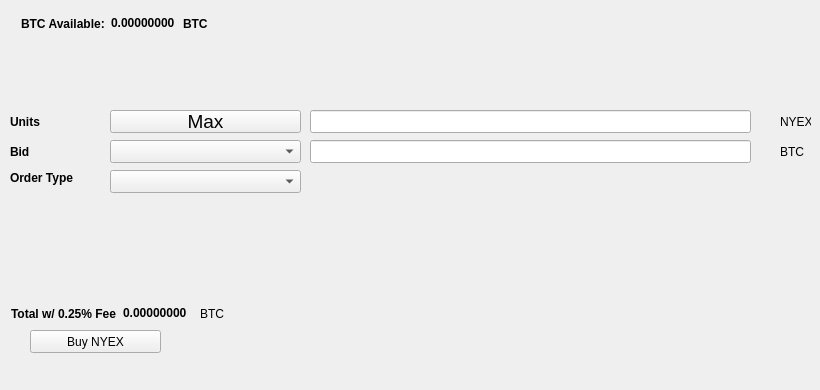
   <widget class="QWidget" name="BuyTab">
    <attribute name="title">
     <string>Buy</string>
    </attribute>
    <widget class="QPushButton" name="BuyNYE">
     <property name="geometry">
      <rect>
       <x>30</x>
       <y>330</y>
       <width>131</width>
       <height>23</height>
      </rect>
     </property>
     <property name="text">
      <string>Buy NYEX</string>
     </property>
     <property name="icon">
      <iconset resource="../nyerium.qrc">
       <normaloff>:/icons/bitcoin</normaloff>:/icons/bitcoin</iconset>
     </property>
    </widget>
    <widget class="QLabel" name="label_3">
     <property name="geometry">
      <rect>
       <x>10</x>
       <y>110</y>
       <width>46</width>
       <height>23</height>
      </rect>
     </property>
     <property name="font">
      <font>
       <weight>75</weight>
       <bold>true</bold>
      </font>
     </property>
     <property name="text">
      <string>Units</string>
     </property>
    </widget>
    <widget class="QLineEdit" name="UnitsInput">
     <property name="geometry">
      <rect>
       <x>310</x>
       <y>110</y>
       <width>441</width>
       <height>23</height>
      </rect>
     </property>
     <property name="font">
      <font>
       <pointsize>14</pointsize>
       <weight>75</weight>
       <bold>true</bold>
      </font>
     </property>
    </widget>
    <widget class="QLineEdit" name="BuyBidPriceEdit">
     <property name="geometry">
      <rect>
       <x>310</x>
       <y>140</y>
       <width>441</width>
       <height>23</height>
      </rect>
     </property>
     <property name="font">
      <font>
       <pointsize>14</pointsize>
       <weight>75</weight>
       <bold>true</bold>
      </font>
     </property>
    </widget>
    <widget class="QLabel" name="label_4">
     <property name="geometry">
      <rect>
       <x>780</x>
       <y>110</y>
       <width>31</width>
       <height>23</height>
      </rect>
     </property>
     <property name="text">
      <string>NYEX</string>
     </property>
    </widget>
    <widget class="QLabel" name="label_5">
     <property name="geometry">
      <rect>
       <x>780</x>
       <y>140</y>
       <width>31</width>
       <height>23</height>
      </rect>
     </property>
     <property name="text">
      <string>BTC</string>
     </property>
    </widget>
    <widget class="QLabel" name="label_6">
     <property name="geometry">
      <rect>
       <x>10</x>
       <y>140</y>
       <width>46</width>
       <height>23</height>
      </rect>
     </property>
     <property name="font">
      <font>
       <weight>75</weight>
       <bold>true</bold>
      </font>
     </property>
     <property name="text">
      <string>Bid</string>
     </property>
    </widget>
    <widget class="QLabel" name="label_7">
     <property name="geometry">
      <rect>
       <x>10</x>
       <y>170</y>
       <width>91</width>
       <height>16</height>
      </rect>
     </property>
     <property name="font">
      <font>
       <weight>75</weight>
       <bold>true</bold>
      </font>
     </property>
     <property name="text">
      <string>Order Type</string>
     </property>
    </widget>
    <widget class="QPushButton" name="Buy_Max_Amount">
     <property name="geometry">
      <rect>
       <x>110</x>
       <y>110</y>
       <width>191</width>
       <height>23</height>
      </rect>
     </property>
     <property name="font">
      <font>
       <pointsize>14</pointsize>
      </font>
     </property>
     <property name="text">
      <string>Max</string>
     </property>
    </widget>
    <widget class="QComboBox" name="BuyBidcomboBox">
     <property name="geometry">
      <rect>
       <x>110</x>
       <y>140</y>
       <width>191</width>
       <height>23</height>
      </rect>
     </property>
     <property name="font">
      <font>
       <pointsize>14</pointsize>
      </font>
     </property>
    </widget>
    <widget class="QComboBox" name="buyOrdertypeCombo">
     <property name="geometry">
      <rect>
       <x>110</x>
       <y>170</y>
       <width>191</width>
       <height>23</height>
      </rect>
     </property>
     <property name="font">
      <font>
       <pointsize>14</pointsize>
      </font>
     </property>
    </widget>
    <widget class="QWidget" name="layoutWidget1">
     <property name="geometry">
      <rect>
       <x>21</x>
       <y>11</y>
       <width>227</width>
       <height>25</height>
      </rect>
     </property>
     <layout class="QHBoxLayout" name="horizontalLayout_3">
      <item>
       <widget class="QLabel" name="label232">
        <property name="font">
         <font>
          <weight>75</weight>
          <bold>true</bold>
         </font>
        </property>
        <property name="text">
         <string>BTC Available:</string>
        </property>
       </widget>
      </item>
      <item>
       <widget class="QLabel" name="BtcAvailableLbl">
        <property name="palette">
         <palette>
          <active>
           <colorrole role="WindowText">
            <brush brushstyle="SolidPattern">
             <color alpha="255">
              <red>0</red>
              <green>0</green>
              <blue>0</blue>
             </color>
            </brush>
           </colorrole>
           <colorrole role="Button">
            <brush brushstyle="SolidPattern">
             <color alpha="255">
              <red>0</red>
              <green>170</green>
              <blue>0</blue>
             </color>
            </brush>
           </colorrole>
           <colorrole role="Light">
            <brush brushstyle="SolidPattern">
             <color alpha="255">
              <red>0</red>
              <green>255</green>
              <blue>0</blue>
             </color>
            </brush>
           </colorrole>
           <colorrole role="Midlight">
            <brush brushstyle="SolidPattern">
             <color alpha="255">
              <red>0</red>
              <green>212</green>
              <blue>0</blue>
             </color>
            </brush>
           </colorrole>
           <colorrole role="Dark">
            <brush brushstyle="SolidPattern">
             <color alpha="255">
              <red>0</red>
              <green>85</green>
              <blue>0</blue>
             </color>
            </brush>
           </colorrole>
           <colorrole role="Mid">
            <brush brushstyle="SolidPattern">
             <color alpha="255">
              <red>0</red>
              <green>113</green>
              <blue>0</blue>
             </color>
            </brush>
           </colorrole>
           <colorrole role="Text">
            <brush brushstyle="SolidPattern">
             <color alpha="255">
              <red>0</red>
              <green>170</green>
              <blue>0</blue>
             </color>
            </brush>
           </colorrole>
           <colorrole role="BrightText">
            <brush brushstyle="SolidPattern">
             <color alpha="255">
              <red>255</red>
              <green>255</green>
              <blue>255</blue>
             </color>
            </brush>
           </colorrole>
           <colorrole role="ButtonText">
            <brush brushstyle="SolidPattern">
             <color alpha="255">
              <red>0</red>
              <green>0</green>
              <blue>0</blue>
             </color>
            </brush>
           </colorrole>
           <colorrole role="Base">
            <brush brushstyle="SolidPattern">
             <color alpha="255">
              <red>255</red>
              <green>255</green>
              <blue>255</blue>
             </color>
            </brush>
           </colorrole>
           <colorrole role="Window">
            <brush brushstyle="SolidPattern">
             <color alpha="255">
              <red>0</red>
              <green>170</green>
              <blue>0</blue>
             </color>
            </brush>
           </colorrole>
           <colorrole role="Shadow">
            <brush brushstyle="SolidPattern">
             <color alpha="255">
              <red>0</red>
              <green>0</green>
              <blue>0</blue>
             </color>
            </brush>
           </colorrole>
           <colorrole role="AlternateBase">
            <brush brushstyle="SolidPattern">
             <color alpha="255">
              <red>127</red>
              <green>212</green>
              <blue>127</blue>
             </color>
            </brush>
           </colorrole>
           <colorrole role="ToolTipBase">
            <brush brushstyle="SolidPattern">
             <color alpha="255">
              <red>255</red>
              <green>255</green>
              <blue>220</blue>
             </color>
            </brush>
           </colorrole>
           <colorrole role="ToolTipText">
            <brush brushstyle="SolidPattern">
             <color alpha="255">
              <red>0</red>
              <green>0</green>
              <blue>0</blue>
             </color>
            </brush>
           </colorrole>
          </active>
          <inactive>
           <colorrole role="WindowText">
            <brush brushstyle="SolidPattern">
             <color alpha="255">
              <red>0</red>
              <green>0</green>
              <blue>0</blue>
             </color>
            </brush>
           </colorrole>
           <colorrole role="Button">
            <brush brushstyle="SolidPattern">
             <color alpha="255">
              <red>0</red>
              <green>170</green>
              <blue>0</blue>
             </color>
            </brush>
           </colorrole>
           <colorrole role="Light">
            <brush brushstyle="SolidPattern">
             <color alpha="255">
              <red>0</red>
              <green>255</green>
              <blue>0</blue>
             </color>
            </brush>
           </colorrole>
           <colorrole role="Midlight">
            <brush brushstyle="SolidPattern">
             <color alpha="255">
              <red>0</red>
              <green>212</green>
              <blue>0</blue>
             </color>
            </brush>
           </colorrole>
           <colorrole role="Dark">
            <brush brushstyle="SolidPattern">
             <color alpha="255">
              <red>0</red>
              <green>85</green>
              <blue>0</blue>
             </color>
            </brush>
           </colorrole>
           <colorrole role="Mid">
            <brush brushstyle="SolidPattern">
             <color alpha="255">
              <red>0</red>
              <green>113</green>
              <blue>0</blue>
             </color>
            </brush>
           </colorrole>
           <colorrole role="Text">
            <brush brushstyle="SolidPattern">
             <color alpha="255">
              <red>0</red>
              <green>170</green>
              <blue>0</blue>
             </color>
            </brush>
           </colorrole>
           <colorrole role="BrightText">
            <brush brushstyle="SolidPattern">
             <color alpha="255">
              <red>255</red>
              <green>255</green>
              <blue>255</blue>
             </color>
            </brush>
           </colorrole>
           <colorrole role="ButtonText">
            <brush brushstyle="SolidPattern">
             <color alpha="255">
              <red>0</red>
              <green>0</green>
              <blue>0</blue>
             </color>
            </brush>
           </colorrole>
           <colorrole role="Base">
            <brush brushstyle="SolidPattern">
             <color alpha="255">
              <red>255</red>
              <green>255</green>
              <blue>255</blue>
             </color>
            </brush>
           </colorrole>
           <colorrole role="Window">
            <brush brushstyle="SolidPattern">
             <color alpha="255">
              <red>0</red>
              <green>170</green>
              <blue>0</blue>
             </color>
            </brush>
           </colorrole>
           <colorrole role="Shadow">
            <brush brushstyle="SolidPattern">
             <color alpha="255">
              <red>0</red>
              <green>0</green>
              <blue>0</blue>
             </color>
            </brush>
           </colorrole>
           <colorrole role="AlternateBase">
            <brush brushstyle="SolidPattern">
             <color alpha="255">
              <red>127</red>
              <green>212</green>
              <blue>127</blue>
             </color>
            </brush>
           </colorrole>
           <colorrole role="ToolTipBase">
            <brush brushstyle="SolidPattern">
             <color alpha="255">
              <red>255</red>
              <green>255</green>
              <blue>220</blue>
             </color>
            </brush>
           </colorrole>
           <colorrole role="ToolTipText">
            <brush brushstyle="SolidPattern">
             <color alpha="255">
              <red>0</red>
              <green>0</green>
              <blue>0</blue>
             </color>
            </brush>
           </colorrole>
          </inactive>
          <disabled>
           <colorrole role="WindowText">
            <brush brushstyle="SolidPattern">
             <color alpha="255">
              <red>0</red>
              <green>85</green>
              <blue>0</blue>
             </color>
            </brush>
           </colorrole>
           <colorrole role="Button">
            <brush brushstyle="SolidPattern">
             <color alpha="255">
              <red>0</red>
              <green>170</green>
              <blue>0</blue>
             </color>
            </brush>
           </colorrole>
           <colorrole role="Light">
            <brush brushstyle="SolidPattern">
             <color alpha="255">
              <red>0</red>
              <green>255</green>
              <blue>0</blue>
             </color>
            </brush>
           </colorrole>
           <colorrole role="Midlight">
            <brush brushstyle="SolidPattern">
             <color alpha="255">
              <red>0</red>
              <green>212</green>
              <blue>0</blue>
             </color>
            </brush>
           </colorrole>
           <colorrole role="Dark">
            <brush brushstyle="SolidPattern">
             <color alpha="255">
              <red>0</red>
              <green>85</green>
              <blue>0</blue>
             </color>
            </brush>
           </colorrole>
           <colorrole role="Mid">
            <brush brushstyle="SolidPattern">
             <color alpha="255">
              <red>0</red>
              <green>113</green>
              <blue>0</blue>
             </color>
            </brush>
           </colorrole>
           <colorrole role="Text">
            <brush brushstyle="SolidPattern">
             <color alpha="255">
              <red>0</red>
              <green>85</green>
              <blue>0</blue>
             </color>
            </brush>
           </colorrole>
           <colorrole role="BrightText">
            <brush brushstyle="SolidPattern">
             <color alpha="255">
              <red>255</red>
              <green>255</green>
              <blue>255</blue>
             </color>
            </brush>
           </colorrole>
           <colorrole role="ButtonText">
            <brush brushstyle="SolidPattern">
             <color alpha="255">
              <red>0</red>
              <green>85</green>
              <blue>0</blue>
             </color>
            </brush>
           </colorrole>
           <colorrole role="Base">
            <brush brushstyle="SolidPattern">
             <color alpha="255">
              <red>0</red>
              <green>170</green>
              <blue>0</blue>
             </color>
            </brush>
           </colorrole>
           <colorrole role="Window">
            <brush brushstyle="SolidPattern">
             <color alpha="255">
              <red>0</red>
              <green>170</green>
              <blue>0</blue>
             </color>
            </brush>
           </colorrole>
           <colorrole role="Shadow">
            <brush brushstyle="SolidPattern">
             <color alpha="255">
              <red>0</red>
              <green>0</green>
              <blue>0</blue>
             </color>
            </brush>
           </colorrole>
           <colorrole role="AlternateBase">
            <brush brushstyle="SolidPattern">
             <color alpha="255">
              <red>0</red>
              <green>170</green>
              <blue>0</blue>
             </color>
            </brush>
           </colorrole>
           <colorrole role="ToolTipBase">
            <brush brushstyle="SolidPattern">
             <color alpha="255">
              <red>255</red>
              <green>255</green>
              <blue>220</blue>
             </color>
            </brush>
           </colorrole>
           <colorrole role="ToolTipText">
            <brush brushstyle="SolidPattern">
             <color alpha="255">
              <red>0</red>
              <green>0</green>
              <blue>0</blue>
             </color>
            </brush>
           </colorrole>
          </disabled>
         </palette>
        </property>
        <property name="font">
         <font>
          <weight>75</weight>
          <bold>true</bold>
         </font>
        </property>
        <property name="text">
         <string>0.00000000</string>
        </property>
        <property name="textInteractionFlags">
         <set>Qt::LinksAccessibleByMouse|Qt::TextSelectableByKeyboard|Qt::TextSelectableByMouse</set>
        </property>
       </widget>
      </item>
      <item>
       <widget class="QLabel" name="BtcAvailableLbl_2">
        <property name="font">
         <font>
          <weight>75</weight>
          <bold>true</bold>
         </font>
        </property>
        <property name="text">
         <string>BTC</string>
        </property>
       </widget>
      </item>
     </layout>
    </widget>
    <widget class="QWidget" name="layoutWidge2">
     <property name="geometry">
      <rect>
       <x>11</x>
       <y>301</y>
       <width>259</width>
       <height>25</height>
      </rect>
     </property>
     <layout class="QHBoxLayout" name="horizontalLayout_4">
      <item>
       <widget class="QLabel" name="label_9">
        <property name="font">
         <font>
          <weight>75</weight>
          <bold>true</bold>
         </font>
        </property>
        <property name="text">
         <string>Total w/ 0.25% Fee</string>
        </property>
       </widget>
      </item>
      <item>
       <widget class="QLabel" name="BuyCostLabel">
        <property name="palette">
         <palette>
          <active>
           <colorrole role="WindowText">
            <brush brushstyle="SolidPattern">
             <color alpha="255">
              <red>0</red>
              <green>0</green>
              <blue>0</blue>
             </color>
            </brush>
           </colorrole>
           <colorrole role="Button">
            <brush brushstyle="SolidPattern">
             <color alpha="255">
              <red>0</red>
              <green>170</green>
              <blue>0</blue>
             </color>
            </brush>
           </colorrole>
           <colorrole role="Light">
            <brush brushstyle="SolidPattern">
             <color alpha="255">
              <red>0</red>
              <green>255</green>
              <blue>0</blue>
             </color>
            </brush>
           </colorrole>
           <colorrole role="Midlight">
            <brush brushstyle="SolidPattern">
             <color alpha="255">
              <red>0</red>
              <green>212</green>
              <blue>0</blue>
             </color>
            </brush>
           </colorrole>
           <colorrole role="Dark">
            <brush brushstyle="SolidPattern">
             <color alpha="255">
              <red>0</red>
              <green>85</green>
              <blue>0</blue>
             </color>
            </brush>
           </colorrole>
           <colorrole role="Mid">
            <brush brushstyle="SolidPattern">
             <color alpha="255">
              <red>0</red>
              <green>113</green>
              <blue>0</blue>
             </color>
            </brush>
           </colorrole>
           <colorrole role="Text">
            <brush brushstyle="SolidPattern">
             <color alpha="255">
              <red>0</red>
              <green>170</green>
              <blue>0</blue>
             </color>
            </brush>
           </colorrole>
           <colorrole role="BrightText">
            <brush brushstyle="SolidPattern">
             <color alpha="255">
              <red>255</red>
              <green>255</green>
              <blue>255</blue>
             </color>
            </brush>
           </colorrole>
           <colorrole role="ButtonText">
            <brush brushstyle="SolidPattern">
             <color alpha="255">
              <red>0</red>
              <green>0</green>
              <blue>0</blue>
             </color>
            </brush>
           </colorrole>
           <colorrole role="Base">
            <brush brushstyle="SolidPattern">
             <color alpha="255">
              <red>255</red>
              <green>255</green>
              <blue>255</blue>
             </color>
            </brush>
           </colorrole>
           <colorrole role="Window">
            <brush brushstyle="SolidPattern">
             <color alpha="255">
              <red>0</red>
              <green>170</green>
              <blue>0</blue>
             </color>
            </brush>
           </colorrole>
           <colorrole role="Shadow">
            <brush brushstyle="SolidPattern">
             <color alpha="255">
              <red>0</red>
              <green>0</green>
              <blue>0</blue>
             </color>
            </brush>
           </colorrole>
           <colorrole role="AlternateBase">
            <brush brushstyle="SolidPattern">
             <color alpha="255">
              <red>127</red>
              <green>212</green>
              <blue>127</blue>
             </color>
            </brush>
           </colorrole>
           <colorrole role="ToolTipBase">
            <brush brushstyle="SolidPattern">
             <color alpha="255">
              <red>255</red>
              <green>255</green>
              <blue>220</blue>
             </color>
            </brush>
           </colorrole>
           <colorrole role="ToolTipText">
            <brush brushstyle="SolidPattern">
             <color alpha="255">
              <red>0</red>
              <green>0</green>
              <blue>0</blue>
             </color>
            </brush>
           </colorrole>
          </active>
          <inactive>
           <colorrole role="WindowText">
            <brush brushstyle="SolidPattern">
             <color alpha="255">
              <red>0</red>
              <green>0</green>
              <blue>0</blue>
             </color>
            </brush>
           </colorrole>
           <colorrole role="Button">
            <brush brushstyle="SolidPattern">
             <color alpha="255">
              <red>0</red>
              <green>170</green>
              <blue>0</blue>
             </color>
            </brush>
           </colorrole>
           <colorrole role="Light">
            <brush brushstyle="SolidPattern">
             <color alpha="255">
              <red>0</red>
              <green>255</green>
              <blue>0</blue>
             </color>
            </brush>
           </colorrole>
           <colorrole role="Midlight">
            <brush brushstyle="SolidPattern">
             <color alpha="255">
              <red>0</red>
              <green>212</green>
              <blue>0</blue>
             </color>
            </brush>
           </colorrole>
           <colorrole role="Dark">
            <brush brushstyle="SolidPattern">
             <color alpha="255">
              <red>0</red>
              <green>85</green>
              <blue>0</blue>
             </color>
            </brush>
           </colorrole>
           <colorrole role="Mid">
            <brush brushstyle="SolidPattern">
             <color alpha="255">
              <red>0</red>
              <green>113</green>
              <blue>0</blue>
             </color>
            </brush>
           </colorrole>
           <colorrole role="Text">
            <brush brushstyle="SolidPattern">
             <color alpha="255">
              <red>0</red>
              <green>170</green>
              <blue>0</blue>
             </color>
            </brush>
           </colorrole>
           <colorrole role="BrightText">
            <brush brushstyle="SolidPattern">
             <color alpha="255">
              <red>255</red>
              <green>255</green>
              <blue>255</blue>
             </color>
            </brush>
           </colorrole>
           <colorrole role="ButtonText">
            <brush brushstyle="SolidPattern">
             <color alpha="255">
              <red>0</red>
              <green>0</green>
              <blue>0</blue>
             </color>
            </brush>
           </colorrole>
           <colorrole role="Base">
            <brush brushstyle="SolidPattern">
             <color alpha="255">
              <red>255</red>
              <green>255</green>
              <blue>255</blue>
             </color>
            </brush>
           </colorrole>
           <colorrole role="Window">
            <brush brushstyle="SolidPattern">
             <color alpha="255">
              <red>0</red>
              <green>170</green>
              <blue>0</blue>
             </color>
            </brush>
           </colorrole>
           <colorrole role="Shadow">
            <brush brushstyle="SolidPattern">
             <color alpha="255">
              <red>0</red>
              <green>0</green>
              <blue>0</blue>
             </color>
            </brush>
           </colorrole>
           <colorrole role="AlternateBase">
            <brush brushstyle="SolidPattern">
             <color alpha="255">
              <red>127</red>
              <green>212</green>
              <blue>127</blue>
             </color>
            </brush>
           </colorrole>
           <colorrole role="ToolTipBase">
            <brush brushstyle="SolidPattern">
             <color alpha="255">
              <red>255</red>
              <green>255</green>
              <blue>220</blue>
             </color>
            </brush>
           </colorrole>
           <colorrole role="ToolTipText">
            <brush brushstyle="SolidPattern">
             <color alpha="255">
              <red>0</red>
              <green>0</green>
              <blue>0</blue>
             </color>
            </brush>
           </colorrole>
          </inactive>
          <disabled>
           <colorrole role="WindowText">
            <brush brushstyle="SolidPattern">
             <color alpha="255">
              <red>0</red>
              <green>85</green>
              <blue>0</blue>
             </color>
            </brush>
           </colorrole>
           <colorrole role="Button">
            <brush brushstyle="SolidPattern">
             <color alpha="255">
              <red>0</red>
              <green>170</green>
              <blue>0</blue>
             </color>
            </brush>
           </colorrole>
           <colorrole role="Light">
            <brush brushstyle="SolidPattern">
             <color alpha="255">
              <red>0</red>
              <green>255</green>
              <blue>0</blue>
             </color>
            </brush>
           </colorrole>
           <colorrole role="Midlight">
            <brush brushstyle="SolidPattern">
             <color alpha="255">
              <red>0</red>
              <green>212</green>
              <blue>0</blue>
             </color>
            </brush>
           </colorrole>
           <colorrole role="Dark">
            <brush brushstyle="SolidPattern">
             <color alpha="255">
              <red>0</red>
              <green>85</green>
              <blue>0</blue>
             </color>
            </brush>
           </colorrole>
           <colorrole role="Mid">
            <brush brushstyle="SolidPattern">
             <color alpha="255">
              <red>0</red>
              <green>113</green>
              <blue>0</blue>
             </color>
            </brush>
           </colorrole>
           <colorrole role="Text">
            <brush brushstyle="SolidPattern">
             <color alpha="255">
              <red>0</red>
              <green>85</green>
              <blue>0</blue>
             </color>
            </brush>
           </colorrole>
           <colorrole role="BrightText">
            <brush brushstyle="SolidPattern">
             <color alpha="255">
              <red>255</red>
              <green>255</green>
              <blue>255</blue>
             </color>
            </brush>
           </colorrole>
           <colorrole role="ButtonText">
            <brush brushstyle="SolidPattern">
             <color alpha="255">
              <red>0</red>
              <green>85</green>
              <blue>0</blue>
             </color>
            </brush>
           </colorrole>
           <colorrole role="Base">
            <brush brushstyle="SolidPattern">
             <color alpha="255">
              <red>0</red>
              <green>170</green>
              <blue>0</blue>
             </color>
            </brush>
           </colorrole>
           <colorrole role="Window">
            <brush brushstyle="SolidPattern">
             <color alpha="255">
              <red>0</red>
              <green>170</green>
              <blue>0</blue>
             </color>
            </brush>
           </colorrole>
           <colorrole role="Shadow">
            <brush brushstyle="SolidPattern">
             <color alpha="255">
              <red>0</red>
              <green>0</green>
              <blue>0</blue>
             </color>
            </brush>
           </colorrole>
           <colorrole role="AlternateBase">
            <brush brushstyle="SolidPattern">
             <color alpha="255">
              <red>0</red>
              <green>170</green>
              <blue>0</blue>
             </color>
            </brush>
           </colorrole>
           <colorrole role="ToolTipBase">
            <brush brushstyle="SolidPattern">
             <color alpha="255">
              <red>255</red>
              <green>255</green>
              <blue>220</blue>
             </color>
            </brush>
           </colorrole>
           <colorrole role="ToolTipText">
            <brush brushstyle="SolidPattern">
             <color alpha="255">
              <red>0</red>
              <green>0</green>
              <blue>0</blue>
             </color>
            </brush>
           </colorrole>
          </disabled>
         </palette>
        </property>
        <property name="font">
         <font>
          <weight>75</weight>
          <bold>true</bold>
         </font>
        </property>
        <property name="autoFillBackground">
         <bool>false</bool>
        </property>
        <property name="text">
         <string>0.00000000</string>
        </property>
        <property name="textInteractionFlags">
         <set>Qt::LinksAccessibleByMouse|Qt::TextSelectableByMouse</set>
        </property>
       </widget>
      </item>
      <item>
       <widget class="QLabel" name="label_10">
        <property name="font">
         <font>
          <weight>50</weight>
          <bold>false</bold>
         </font>
        </property>
        <property name="text">
         <string>BTC</string>
        </property>
       </widget>
      </item>
     </layout>
    </widget>
    <widget class="QLabel" name="label_24">
     <property name="geometry">
      <rect>
       <x>460</x>
       <y>300</y>
       <width>281</width>
       <height>81</height>
      </rect>
     </property>
     <property name="text">
      <string/>
     </property>
     <property name="pixmap">
      <pixmap>:/images/bittrex</pixmap>
     </property>
    </widget>
   </widget>
